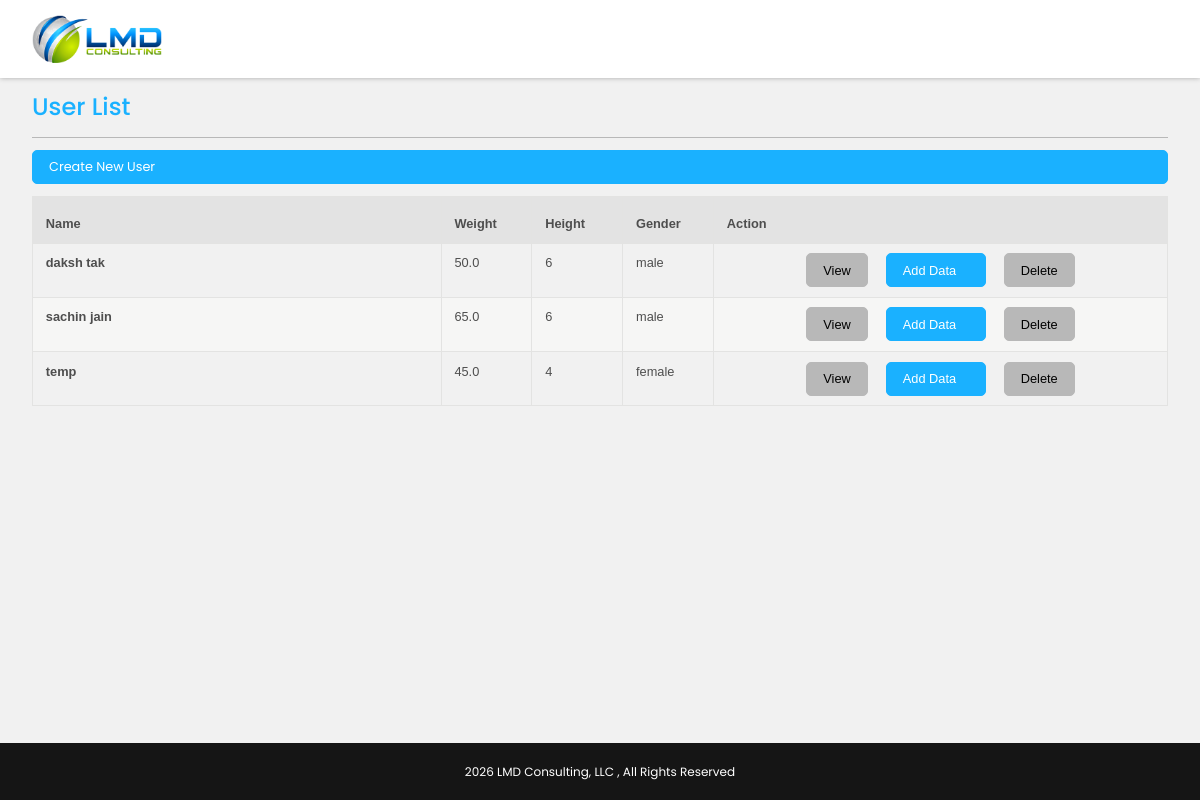
The page / on the database its author committed.
### tracker/models.py (models this page shows, shortened)
class UserProfile(models.Model):
    name = models.CharField(max_length=100)
    weight_kg = models.FloatField()
    height_cm = models.FloatField()
    sex = models.CharField(max_length=1, choices=SEX_CHOICES)
    date_of_birth = models.DateField()

### tracker/views.py (the view)
# urls.py: path("", views.user_list, name="user_list"),
def user_list(request):
    users = UserProfile.objects.all().order_by("id")
    return render(request, "users/user_list.html", {"users": users})

### tracker/templates/users/user_list.html (shortened to what this page needs)
{% load static %}
<!doctype html>
<html lang="en">
<head>
    <link href="{% static 'assets/css/global.css' %}" rel="stylesheet">
</head>
<body>
    <div>
        <header class="header">
            <div class="container">
                <div class="logo">
                    <a href="{% url 'user_list' %}">
                        <img src="{% static 'assets/img/logo.png' %}" alt="Logo">
                    </a>
                </div>
            </div>
        </header>
        <div class="mid-container">
            <div class="container">
                <div class="title-row">
                    <h1 class="title">User List</h1>
                </div>
                <div style="margin: 12px 0;">
                    <a class="btn-primary" href="{% url 'user_create' %}">Create New User</a>
                </div>
                <div class="user-list">
                    <table class="dcf-table dcf-table-responsive dcf-table-bordered dcf-table-striped dcf-w-100%">
                        <thead>
                            <tr>
                                <th scope="col" class="name">Name</th>
                                <th scope="col" class="weight">Weight</th>
                                <th scope="col" class="height">Height</th>
                                <th scope="col" class="gender">Gender</th>
                                <th scope="col" class="action">Action</th>
                            </tr>
                        </thead>
                        <tbody>
                            {% for u in users %}
                            <tr>
                                <th scope="row">{{ u.name }}</th>
                                <td data-label="Weight">{{ u.weight_kg|floatformat:1 }}</td>
                                <td data-label="Height">{{ u.height_cm|floatformat:0 }}</td>
                                <td data-label="Gender">
                                    {% if u.sex == 'M' %}male{% else %}female{% endif %}
                                </td>
                                <td data-label="Action">
                                    <div class="btn-set"
                                        style="display: flex; gap: 8px; justify-content: center; flex-wrap: wrap;">
                                        <a class="btn-secondary" href="{% url 'user_detail' u.id %}">View</a>
                                        <a class="btn-primary add-data-btn" href="{% url 'daily_tracking' u.id %}">
                                            Add Data
                                        </a>
                                        <a class="btn-secondary" href="{% url 'user_delete' u.id %}">Delete</a>
                                    </div>
                                </td>
                            </tr>
                            {% empty %}
                            <tr>
                                <td colspan="5">No users yet.</td>
                            </tr>
                            {% endfor %}
                        </tbody>
                    </table>
                </div>
            </div>
        </div>
        <footer class="footer">
            <div class="container">
                <p>2026 LMD Consulting, LLC , All Rights Reserved</p>
            </div>
        </footer>
    </div>
</body>
</html>

### tracker/static/assets/css/global.css (style rules this page uses)
a, button { cursor: pointer; }
.signup-container h1, .title { font-size: 1.5rem; }
.btn-set { display: flex; align-items: center; }
.btn-set a, .btn-set button { margin: 0 5px; }
.btn-primary { background-color: #1ab1ff; color: #fff; border: 1px #1ab1ff solid; padding: 0.4rem 1rem; font-size: 0.8rem; display: block; cursor: pointer; position: relative; -webkit-border-radius: 5px; -moz-border-radius: 5px; -ms-border-radius: 5px; border-radius: 5px; }
.btn-secondary { background-color: #b8b8b8; color: #000; border: 1px #b8b8b8 solid; padding: 0.4rem 1rem; font-size: 0.8rem; display: block; cursor: pointer; position: relative; -webkit-border-radius: 5px; -moz-border-radius: 5px; -ms-border-radius: 5px; border-radius: 5px; }
.add-data-btn { width: 100px; }
html { -webkit-text-size-adjust: 100%; }
body { font-family: "Poppins", sans-serif; font-weight: 400; background: #f1f1f1; padding: 0px; margin: 0px; font-size: 12px; color: #4e4e4e; }
*, *::after, *::before { box-sizing: border-box; }
p { line-height: 1.6rem; }
a, a:focus, a:active, a:hover { outline: none; -webkit-transition: all 0.3s; -moz-transition: all 0.3s; transition: all 0.3s; color: #4e4e4e; text-decoration: none; }
button, a { -webkit-transition: all 0.3s; -moz-transition: all 0.3s; transition: all 0.3s; }
.container { max-width: calc(1400px); padding: 0 2rem; margin-left: auto; margin-right: auto; }
.mid-container { min-height: calc(100vh - 135px); }
.title { margin: 0px; padding: 0; color: #1ab1ff; font-weight: 500; }
.title-row { display: flex; align-items: center; border-bottom: 1px #b8b8b8 solid; padding: 15px 0; }
.user-list { margin-bottom: 2rem; }
.user-list .name { width: 36%; }
.user-list .weight { width: 8%; }
.user-list .height { width: 8%; }
.user-list .gender { width: 8%; }
:root { --bg-table-stripe: #f6f6f5; --b-table: #e3e3e2; --caption: #242423; }
table { background-color: transparent; border-collapse: collapse; font-family: Arial, Helvetica, sans-serif; }
th { text-align: left; }
.dcf-table thead { font-size: 0.8rem; background: #fff; }
.dcf-table tbody { border-bottom: 1px solid var(--b-table); border-top: 1px solid var(--b-table); font-size: 0.8rem; }
.dcf-table td, .dcf-table th { padding-right: 1.78em; }
.dcf-table-bordered, .dcf-table-bordered td, .dcf-table-bordered th { border: 1px solid var(--b-table); }
.dcf-table-bordered td, .dcf-table-bordered th, .dcf-table-striped td, .dcf-table-striped th { padding-left: 1em; padding-right: 1em; }
.dcf-table-bordered tr:not(:last-child), .dcf-table-striped tr:not(:last-child) { border-bottom: 1px solid var(--b-table); }
.dcf-table-striped tbody tr:nth-of-type(2n) { background-color: var(--bg-table-stripe); }
.dcf-table thead td, .dcf-table thead th { padding-bottom: 0.75em; vertical-align: bottom; }
.dcf-table tbody td, .dcf-table tbody th, .dcf-table tfoot td, .dcf-table tfoot th { padding-top: 0.75em; vertical-align: top; }
.dcf-table tbody td, .dcf-table tbody th { padding-bottom: 0.75em; }
.dcf-table-bordered thead th { padding-top: 1.33em; background: #e3e3e3; }
.dcf-w-100\% { width: 100% !important; }
.header { background: #fff; padding: 15px 0; box-shadow: 0 0 5px rgba(0, 0, 0, 0.3); }
.header .logo { width: 130px; }
.header .logo img { width: 100%; display: block; }
.footer { background: #151515; padding: 1rem 0; }
.footer p { margin: 0px; color: #fff; text-align: center; }

### rows shown on the page
UserProfile: name "daksh tak", weight_kg "50.0", height_cm "6", sex "male"
UserProfile: name "sachin jain", weight_kg "65.0", height_cm "6", sex "male"
UserProfile: name "temp", weight_kg "45.0", height_cm "4", sex "female"
